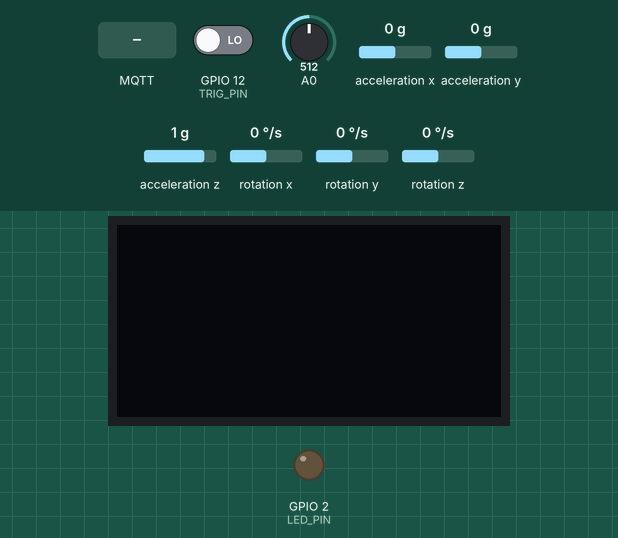
Recording of a sketch running on a simulated ESP8266 (NodeMCU). Parts: 128×64 one-colour display, output pins drawn as LEDs (lit = HIGH). The test bench sets the inputs (shaded band); at power-on: GPIO 12 (TRIG_PIN) LOW, A0 = 512, acceleration x 0 g, acceleration y 0 g, acceleration z 1 g, rotation x 0 °/s, rotation y 0 °/s, rotation z 0 °/s. WiFi joins after 1.5 s; servers stay silent unless stated; random numbers use the default seed unless the sketch sets one; no MQTT or app messages arrive unless stated; what the sketch prints to the serial monitor is not drawn.

Above: at 2.7 s.
2.8 s: GPIO 12 (TRIG_PIN) driven HIGH
At 3.48 s:
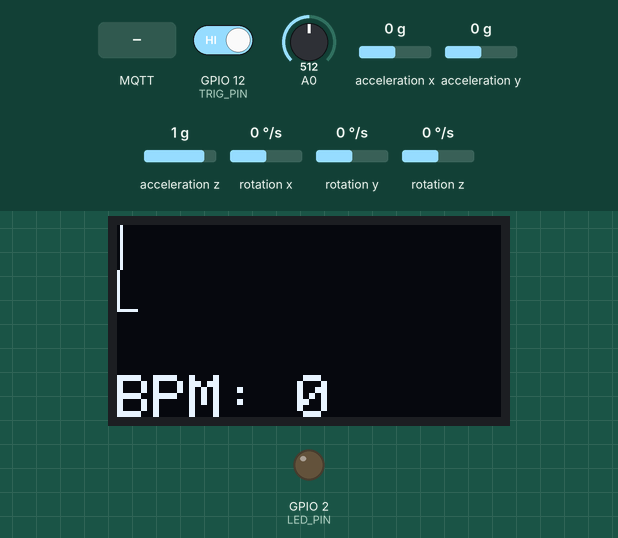
5.4 s: A0 set to 992
At 6.6 s:
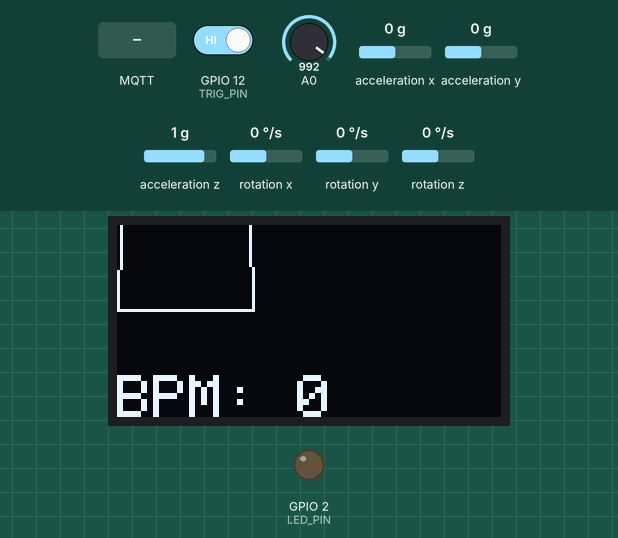
6.9 s: A0 set to 716
At 10.42 s:
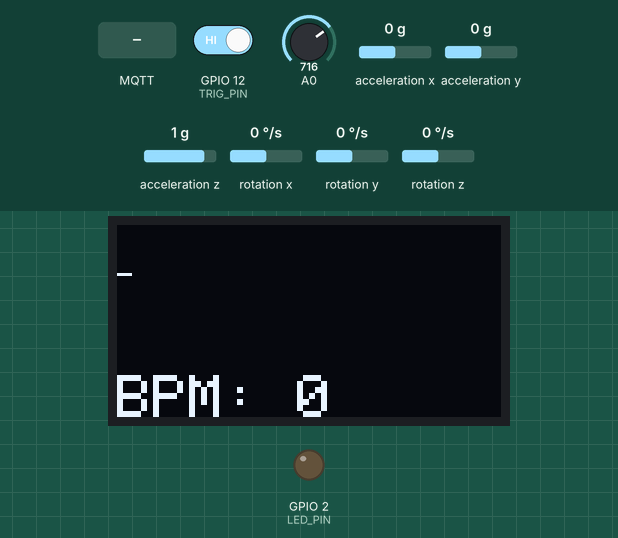
11.4 s: A0 set to 532
At 11.51 s:
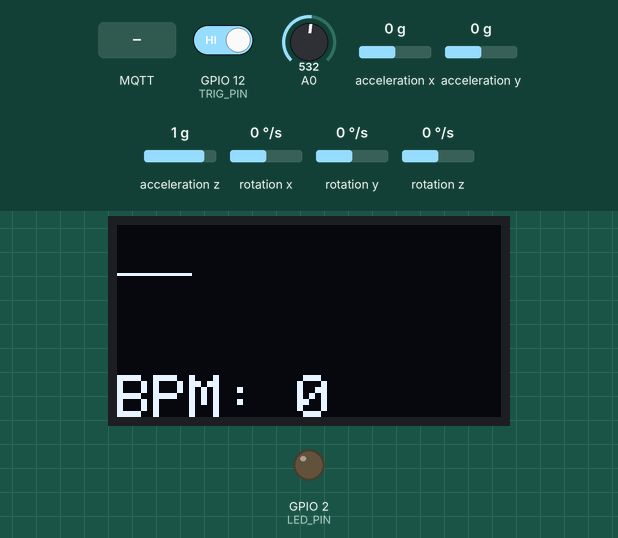
13.1 s: MQTT message "on" arrives on the first subscribed topic
At 13.22 s:
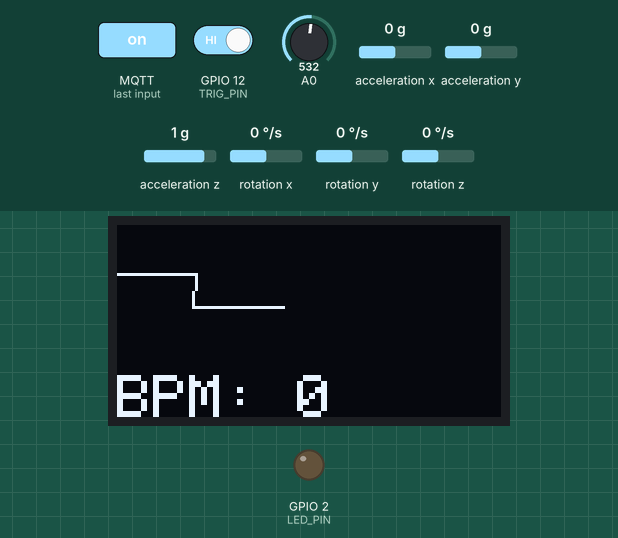
Timing chart, 0 to 15.6 s (numbered marks = the images above; inputs shaded):
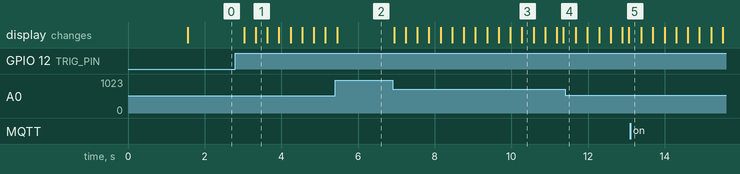

The sketch:

Accelerometer_States_smartpal2.ino
```cpp
// (licence header left out)
// I2Cdev and MPU6050 must be installed as libraries, or else the .cpp/.h files
// for both classes must be in the include path of your project
#include "I2Cdev.h"
#include "MPU6050.h"
#include "MQTT.h"
#include "OLED.h"
#include "BPM.h"
//#include <ArduinoOTA.h>

// Arduino Wire library is required if I2Cdev I2CDEV_ARDUINO_WIRE implementation
// is used in I2Cdev.h
#if I2CDEV_IMPLEMENTATION == I2CDEV_ARDUINO_WIRE
    #include "Wire.h"
#endif

// class default I2C address is 0x68
// specific I2C addresses may be passed as a parameter here
// AD0 low = 0x68 (default for InvenSense evaluation board)
// AD0 high = 0x69
MPU6050 accelgyro;
//MPU6050 accelgyro(0x69); // <-- use for AD0 high

int16_t ax, ay, az;
int16_t gx, gy, gz;


// uncomment "OUTPUT_READABLE_ACCELGYRO" if you want to see a tab-separated
// list of the accel X/Y/Z and then gyro X/Y/Z values in decimal. Easy to read,
// not so easy to parse, and slow(er) over UART.
//#define OUTPUT_READABLE_ACCELGYRO

#define DEBUG

#ifdef DEBUG
 #define DEBUG_PRINT(x)  Serial.print (x)
 #define DEBUG_PRINTLN(x)  Serial.println (x)
#else
 #define DEBUG_PRINT(x)
 #define DEBUG_PRINTLN(x)
#endif

//#define USE_ACCEL 3
#define USE_GYRO 3


#define LED_PIN 2
bool blinkState = false;

uint16_t lastReport;

const int numReadings = 25;

#if defined(USE_ACCEL) && defined(USE_GYRO)
const int numAxis = USE_ACCEL + USE_GYRO;
const int AX = 0;
const int AY = 1;
const int AZ = 2;
const int GX = 3;
const int GY = 4;
const int GZ = 5;
#elif defined(USE_ACCEL)
const int numAxis = USE_ACCEL;
const int AX = 0;
const int AY = 1;
const int AZ = 2;
#elif defined(USE_GYRO)
const int numAxis = USE_GYRO;
const int GX = 0;
const int GY = 1;
const int GZ = 2;
#endif

int32_t readings[numAxis][numReadings];  // the reading history
int32_t readIndex[numAxis];              // the index of the current reading
int32_t total[numAxis];                  // the running total
int32_t average[numAxis];                // the average

boolean flat = false;
uint32_t flatStarted = 0;
uint32_t flatDuration = 0;
uint32_t flatLastEnded = 0;

boolean vertical = false;
uint32_t verticalStarted = 0;
uint32_t verticalDuration = 0;
uint32_t verticalLastEnded = 0;
int vertical_count = 0;

boolean glowing = false;
uint32_t glowEnd = -1;
const uint32_t glowDuration = 2500;


void setup() {
  //ArduinoOTA.begin();
  setup_wifi();
  setup_mqtt();
  lastReport = millis();
    // join I2C bus (I2Cdev library doesn't do this automatically)
    #if I2CDEV_IMPLEMENTATION == I2CDEV_ARDUINO_WIRE
        Wire.begin();
    #elif I2CDEV_IMPLEMENTATION == I2CDEV_BUILTIN_FASTWIRE
        Fastwire::setup(400, true);
    #endif

    // initialize serial communication
    // (38400 chosen because it works as well at 8MHz as it does at 16MHz, but
    // it's really up to you depending on your project)
    Serial.begin(38400);

    // initialize device
    DEBUG_PRINTLN("Initializing I2C devices...");
    accelgyro.initialize();

    // supply your own gyro offsets here, scaled for min sensitivity
    accelgyro.setXGyroOffset(-1100);
    accelgyro.setYGyroOffset(271);
    accelgyro.setZGyroOffset(-60);
    accelgyro.setXAccelOffset(-2509);
    accelgyro.setYAccelOffset(-101);
    accelgyro.setZAccelOffset(925); // 1688 factory default for my test chip

    // verify connection
    DEBUG_PRINTLN("Testing device connections...");
    DEBUG_PRINTLN(accelgyro.testConnection() ? "MPU6050 connection successful" : "MPU6050 connection failed");

    // configure Arduino LED for
    pinMode(LED_PIN, OUTPUT);


    // zero-fill all the arrays:
    for (int axis = 0; axis < numAxis; axis++) {
        readIndex[axis] = 0;
        total[axis] = 0;
        average[axis] = 0;
        for (int i = 0; i<numReadings; i++){
            readings[axis][i] = 0;
        }
    }
  oled_setup();
  pinMode(TRIG_PIN,INPUT);
}


void loop() {
    //ArduinoOTA.handle();
    mqtt_check_connection();
    // read raw accel/gyro measurements from device
    accelgyro.getMotion6(&ax, &ay, &az, &gx, &gy, &gz);

    #ifdef USE_ACCEL
        smooth(AX, ax);
        smooth(AY, ay);
        smooth(AZ, az);
    #endif

    #ifdef USE_GYRO
        smooth(GX, gx);
        smooth(GY, gy);
        smooth(GZ, gz);
    #endif

    #ifdef OUTPUT_READABLE_ACCELGYRO
        reportAcccelGyro();
    #endif


      //checkFlat();
    // checkVertical();
     checkNegGy();
    //reportStates();

   //reportAcccelGyro();

   if(vertical){
      vertical_count ++ ;
      if(vertical_count > 100){
        Serial.println("Detected");
        mqtt_send("gesture","G1");
        delay(500);
      }
   }

   if(!vertical){
      vertical_count = 0;
   }

 if(!bpm_measure){

      if(digitalRead(TRIG_PIN)){
      delay(200);
      Serial.println("Measurement Started");
      bpm_measure = true;
      bpm_val = 0;
      BPM1=0;
      }
}
if(bpm_measure){
  read_BPM();

  if(bpm_val != BPM1 ){
    Serial.println("Measurement Complete");
    bpm_measure = false;
    bpm_val = BPM1;
  }


}

}


//void checkFlat(){
//    #ifdef USE_ACCEL
//    if( abs(average[AZ]) < 0 && abs(average[AY]) < -10000 ){
//        if(!flat){
//            flatStarted = millis();
//        }
//        flatLastEnded = millis();
//
//        flatDuration = millis() - flatStarted;
//
//        flat = true;
//    } else {
//        flat = false;
//    }
//    #endif
//}


void checkNegGy(){
    #ifdef USE_GYRO

      //Serial.println (average[GY]);
      if(average[GY] > 32000 ){
      vertical = true;

    } else {
        vertical = false;
    }
    #endif
}


void reportStates(){


    DEBUG_PRINT(" | vertical: ");
    DEBUG_PRINT(vertical);
    DEBUG_PRINT("\n");

}


// display tab-separated accel/gyro x/y/z values
void reportAcccelGyro(){

    #ifdef USE_ACCEL
        DEBUG_PRINT(average[AX]);
        DEBUG_PRINT("\t");

        DEBUG_PRINT(average[AY]);
        DEBUG_PRINT("\t");

        DEBUG_PRINT(average[AZ]);
        DEBUG_PRINT("\t");
    #endif

    #ifdef USE_GYRO
        DEBUG_PRINT(average[GX]);
        DEBUG_PRINT("\t");

        DEBUG_PRINT(average[GY]);
        DEBUG_PRINT("\t");

        DEBUG_PRINT(average[GZ]);
        DEBUG_PRINT("\t");
    #endif

        DEBUG_PRINT(millis());
        DEBUG_PRINT("\t");

        DEBUG_PRINTLN(millis() - lastReport);
        lastReport = millis();
}


//boolean wasLifted(){
//    if(vertical && verticalDuration > 200 && millis() - flatLastEnded < 1000 && 250 < flatDuration && flatDuration < 2500 ){
//        // Sword of Omens, Give Me Sight Beyond Sight!
//        return true;
//    }
//
//    return false;
//}


//void handleLights(){
//    if(glowing){
//        DEBUG_PRINTLN("GLOWING!");
//        if(glowEnd == -1)
//            glowEnd = millis() + glowDuration;
//
//        if(millis() > glowEnd)
//            glowing = false;
//
//        // run glow function here
//
//        blinkState = !blinkState;
//    }
//    if(!glowing){
//        // do some variable cleanup
//        glowEnd = -1;
//        blinkState = false;
//    }
//    digitalWrite(LED_PIN, blinkState);
//}


void smooth(int axis, int32_t val) {
    // pop and subtract the last reading:
    total[axis] -= readings[axis][readIndex[axis]];
    total[axis] += val;

    // add value to running total
    readings[axis][readIndex[axis]] = val;
    readIndex[axis]++;

    if(readIndex[axis] >= numReadings)
        readIndex[axis] = 0;

    // calculate the average:
    average[axis] = total[axis] / numReadings;
}
```

BPM.h
```cpp
#define UpperThreshold 542//545
#define LowerThreshold 536//530

int BPM1=0;
int BPM2=0;
int count=0;

int LastTime=0;
int ThisTime;
bool BPMTiming=false;
bool BeatComplete=false;
int BPM=0;

void read_BPM();

#define TRIG_PIN 12

boolean bpm_measure = false;
int bpm_val = 0;
```

BPM.ino
```cpp
void read_BPM(){
  ThisTime=millis();
  int val=analogRead(A0);
  printline_oled(val);

  Serial.println(val);

    if(val>UpperThreshold)
  {
  if(BeatComplete)
  {
  BPM=ThisTime-LastTime;
  BPM=int(60/(float(BPM)/1000));
  count+=1;
  BPM2=BPM2+BPM;
  if(count==50){
    BPM1=int(BPM2/count);

    BPM2=0;
    count=0;
  }
  BPMTiming=false;
  BeatComplete=false;
  }
  if(BPMTiming==false)
  {
  LastTime=millis();
  BPMTiming=true;
  }
  }
  if((val<LowerThreshold)&(BPMTiming))
    BeatComplete=true;
    print_oled("BPM: "+String(BPM1),2);
    //Serial.println("BPM :" + String(BPM1));

  }
```

MQTT.h
```cpp
#include "Wifi.h"
#include <PubSubClient.h>

const char* mqtt_server = "smartpal.local";
int mqtt_port = 1883;
PubSubClient client(espClient);
void callback(char*, byte*, unsigned int);
void reconnect() ;
void setup_mqtt();
void mqtt_send(String);
void mqtt_check_connection();
```

MQTT.ino
```cpp
char* string2char(String command){
    if(command.length()!=0){
        char *p = const_cast<char*>(command.c_str());
        return p;
    }
}

void callback(char* topic, byte* payload, unsigned int length) {
  Serial.print("Message arrived [");
  Serial.print(topic);
  Serial.print("] ");
  for (int i = 0; i < length; i++) {
    Serial.print((char)payload[i]);
  }
  Serial.println();

// if(String(topic) == str_mac){
//    // Switch on the LED if an 1 was received as first character
//    if ((char)payload[0] == '1') {
//      digitalWrite(RELAY, LOW);   // Turn the LED on (Note that LOW is the voltage level
//      // but actually the LED is on; this is because
//      // it is active low on the ESP-01)
//      stat = 1;
//    }
//    else if((char)payload[0] =='0') {
//      stat = 0;
//      digitalWrite(RELAY, HIGH);  // Turn the LED off by making the voltage HIGH
//    }
// }
}


void setup_mqtt(){
     find_mac();
    client.setServer(mqtt_server, mqtt_port);
    client.setCallback(callback);
}

void reconnect() {
  // Loop until we're reconnected
  while (!client.connected()) {
    Serial.print("Attempting MQTT connection...");
    // Create a random client ID
    String clientId = "ESP8266Client-";
    clientId += String(random(0xffff), HEX);
    // Attempt to connect
    if (client.connect(clientId.c_str())) {
      Serial.println("connected");
      client.subscribe(string2char(str_mac));
    } else {
      Serial.print("failed, rc=");
      Serial.print(client.state());
      Serial.println(" try again in 5 seconds");
      // Wait 5 seconds before retrying
      delay(5000);
    }
  }
}


void mqtt_check_connection(){

    if (!client.connected()) {
      reconnect();
    }
    client.loop();
}


void mqtt_send(String topic,String msg){
    client.publish(string2char(topic),string2char(msg));
}
```

OLED.h
```cpp
#include <Adafruit_SSD1306.h>
#define OLED_Address 0x3C // 0x3C device address of I2C OLED. Few other OLED has 0x3D
Adafruit_SSD1306 oled(128, 64); // create our screen object setting resolution to 128x64

int lasta=0;
int lastb=0;

void oled_setup();
void print_oled(String,int);
void printline_oled(int);
```

OLED.ino
```cpp
void oled_setup()
{
  oled.begin(SSD1306_SWITCHCAPVCC, OLED_Address);
  oled.setTextColor(WHITE);
  oled.clearDisplay();
}


void print_oled(String txt,int textsize=2)
{

  oled.writeFillRect(0,50,128,16,BLACK);
  oled.setCursor(0,50);
  oled.setTextSize(textsize);
  oled.print(txt);
  oled.display();
}

void printline_oled(int val)
{
  if(lasta>127){
    lasta=0;
    oled.clearDisplay();
  }

  int b=60-(val/16);
  oled.writeLine(lasta,lastb,lasta++,b,WHITE);
  oled.display();
  lastb=b;
  }
```

Wifi.h
```cpp
#include <ESP8266WiFi.h>

const char* ssid = "JioFi3_584096";
const char* password = "90scsxun6b";

const char HexLookup[17] = "0123456789ABCDEF";
char mac_id[13]="000000000000";
String str_mac="";

WiFiClient espClient;

void find_mac();
void setup_wifi();
```

Wifi.ino
```cpp
void find_mac() /* Function to find the MAC ID of the Device */
{
   byte mac[13];
   WiFi.macAddress(mac);

   mac_id[0] = HexLookup[(mac[0] & 0xf0) >> 4];
   mac_id[1] = HexLookup[(mac[0] & 0x0f)];
   mac_id[2] = HexLookup[(mac[1] & 0xf0) >> 4];
   mac_id[3] = HexLookup[(mac[1] & 0x0f)];
   mac_id[4] = HexLookup[(mac[2] & 0xf0) >> 4];
   mac_id[5] = HexLookup[(mac[2] & 0x0f)];
   mac_id[6] = HexLookup[(mac[3] & 0xf0) >> 4];
   mac_id[7] = HexLookup[(mac[3] & 0x0f)];
   mac_id[8] = HexLookup[(mac[4] & 0xf0) >> 4];
   mac_id[9] = HexLookup[(mac[4] & 0x0f)];
   mac_id[10] = HexLookup[(mac[5] & 0xf0) >> 4];
   mac_id[11] = HexLookup[(mac[5] & 0x0f)];


   Serial.print("[mac] MAC-ID: ");
    for(byte i=0;i<=11;i++){
      Serial.print(mac_id[i]);
    }


   String str(mac_id);
   str_mac = str;
}


void setup_wifi() {

  delay(10);
  // We start by connecting to a WiFi network
  Serial.println();
  Serial.print("Connecting to ");
  Serial.println(ssid);

  WiFi.mode(WIFI_STA);
  WiFi.begin(ssid, password);

  while (WiFi.status() != WL_CONNECTED) {
    delay(500);
    Serial.print(".");
  }

  randomSeed(micros());

  Serial.println("");
  Serial.println("WiFi connected");
  Serial.println("IP address: ");
  Serial.println(WiFi.localIP());
}
```

Measured:
- after the input at 2.8 s, the display: first changes after 0.23 s (image 1 shows a later state)
